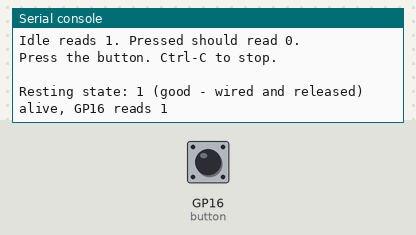
This program was run on a simulated Raspberry Pi Pico running MicroPython. On the bench: the last lines printed to the serial console. The inputs (shaded band) are chosen by the test bench; at power-on: GP16 (button) HIGH.

Above: at 1.2 s.
1.3 s: GP16 (button) pulled LOW for 0.15 s
At 1.9 s:
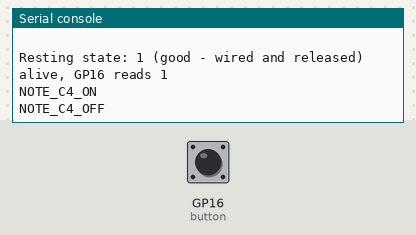
2.9 s: GP16 (button) pulled LOW for 1 s
At 3.01 s:
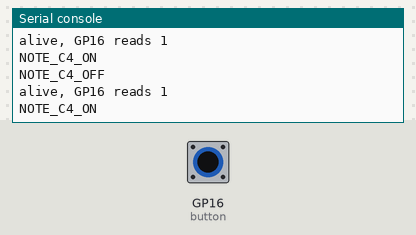

Measured:
- after the input at 1.3 s, the serial console: prints a new line at once (image 1)

The program:

button_test.py
```python
# Minimal button + serial test. No I2S, no DSP, no native code.
#
# Purpose: prove the button wiring and USB serial output work on their own.
# If this prints when you press the button, the hardware is fine and any
# remaining fault is in the DSP loop or the website.
#
# Run it from MicroPico/Thonny and watch the terminal. It does not need the
# browser and does not conflict with anything.

from machine import Pin
import time

BUTTON_PIN = 16

button = Pin(BUTTON_PIN, Pin.IN, Pin.PULL_UP)

print("=== BUTTON TEST ===")
print("Pin GP%d, internal pull-up." % BUTTON_PIN)
print("Idle reads 1. Pressed should read 0.")
print("Press the button. Ctrl-C to stop.")
print("")

previous = button.value()

print("Resting state: %d %s" % (
    previous,
    "(good - wired and released)" if previous == 1
    else "(pressed, or wired to ground permanently)"
))

ticks = 0

while True:

    current = button.value()

    if current != previous:

        previous = current

        if current == 0:
            print("NOTE_C4_ON")
        else:
            print("NOTE_C4_OFF")

    # Heartbeat once per second proves serial output is flowing even when
    # the button never changes, which separates "no press detected" from
    # "no serial output at all".
    ticks += 1

    if ticks >= 100:
        ticks = 0
        print("alive, GP%d reads %d" % (BUTTON_PIN, current))

    time.sleep_ms(10)
```
